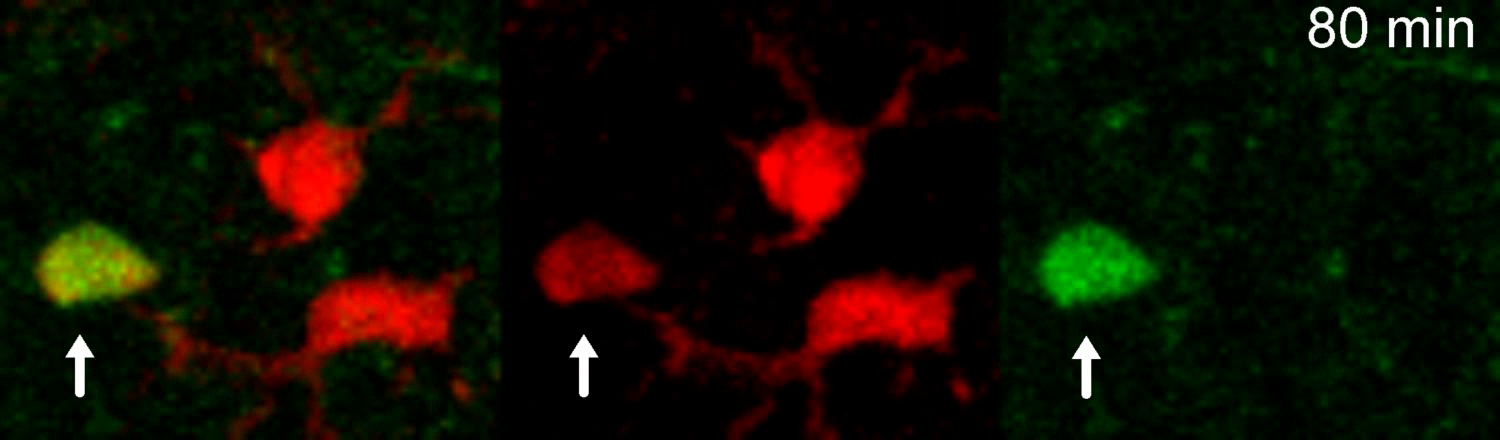
#> input picture frame 4 of NIHMS711755-supplement-Supplementary_Video_3.avi, 1500 x 440 px
$ jupyter execute ContornosVerde.ipynb
#> lines starting #> are read from the running program, lines starting #| are printed output that depends on the picture; after the words box and inside, x2 and y2 are one past the last pixel; in counts of white or black regions, pixels touching at a corner belong together
Cargar el video desde el Drive

[cell 1]
from google.colab import drive
from google.colab.patches import cv2_imshow
import numpy as np
import cv2

# Cargar el video desde el Drive
#drive.mount('/content/drive', force_remount=True)

[cell 2]
video = "https://github.com/FerneyOAmaya/Competencias-Digitales/raw/refs/heads/master/NIHMS711755-supplement-Supplementary_Video_3.avi"

cap = cv2.VideoCapture(video)

if not cap.isOpened():
    print("Error: No puede abir el video")

#Información del video
fps = cap.get(cv2.CAP_PROP_FPS)
width = int(cap.get(cv2.CAP_PROP_FRAME_WIDTH))
height = int(cap.get(cv2.CAP_PROP_FRAME_HEIGHT))
total_frames = int(cap.get(cv2.CAP_PROP_FRAME_COUNT))
print("Información del Video:")
print("  FPS:", fps)
print("  Resolución:", width, "x", height)
print("  Total Tramas:", total_frames)

#Seleccionar frame
frame_number = 4
cap.set(cv2.CAP_PROP_POS_FRAMES, frame_number)

#Leer frame
ret, frame = cap.read()
#> frame is the input picture: shape (440, 1500, 3); mean B, G, R 1.9, 12.7, 17.6

if ret:
  #Visualizar frame
  cv2_imshow(frame)
  cv2.destroyAllWindows()
else:
  print("Error: No puede leer el Frame")

[cell 3]
if ret:
  # Región de corte (x, y, width, height)
  x = 0  #Inicio x
  y = 0   #Inicio y
  w = 1300  #Ancho corte
  h = 330  #Alto corte

  #Recorte de la imagen
  cropped_frame = frame[y:y+h, x:x+w]
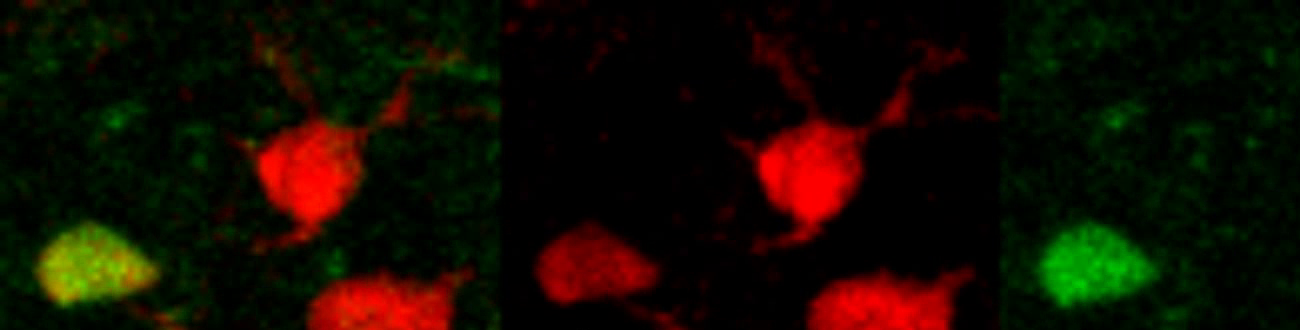
#> cropped_frame: shape (330, 1300, 3); mean B, G, R 0.3, 11.9, 20

  #Visualizar
  cv2_imshow(cropped_frame)
  cv2.destroyAllWindows()

  #Para salvar la imagen recortada:
  #cv2.imwrite("cropped_image.jpg", cropped_frame)

[cell 4]
if ret:
  #Convertir la imagen recortada a HSV
  hsv = cv2.cvtColor(cropped_frame, cv2.COLOR_BGR2HSV)
#> hsv: shape (330, 1300, 3); mean H, S, V 36.9, 201.2, 28.7

  #Definir el rango de color verde en HSV
  lower_green = np.array([40, 40, 40])
  upper_green = np.array([80, 255, 255])

  #Extrea la imagen con los tonos de color en el rango
  mask = cv2.inRange(hsv, lower_green, upper_green)
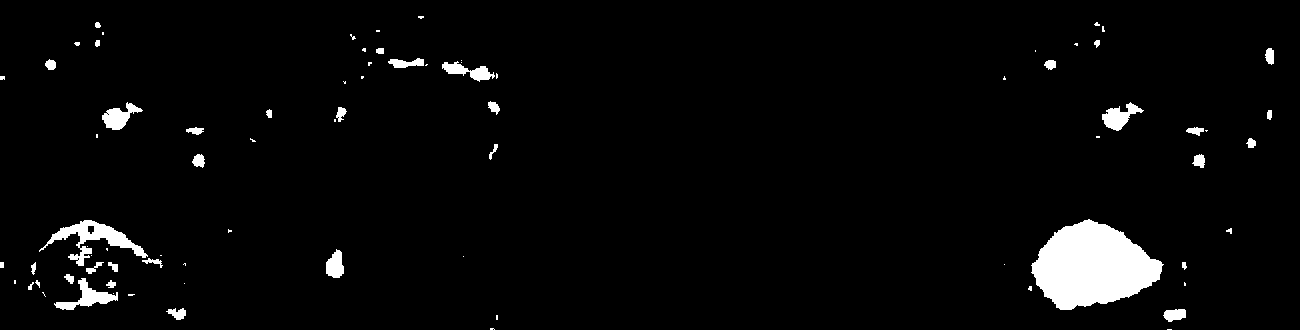
#> mask: shape (330, 1300); 3.4% white; 80 white regions (42 under 20 px)

  #Encuentra los contornos de la imagen
  contours, _ = cv2.findContours(mask, cv2.RETR_EXTERNAL, cv2.CHAIN_APPROX_SIMPLE)
#> contours = 80 contours, 47 with area under 20; largest, box (x1, y1, x2, y2) and area: (1031, 219, 1164, 310) 7784, (39, 220, 148, 266) 1316, (54, 278, 118, 310) 606, (1102, 102, 1144, 131) 500, (102, 102, 143, 130) 490

  #Dibuja los contornos en la imagen
  cv2.drawContours(cropped_frame, contours, -1, (0, 255, 0), 2)  # Green contours
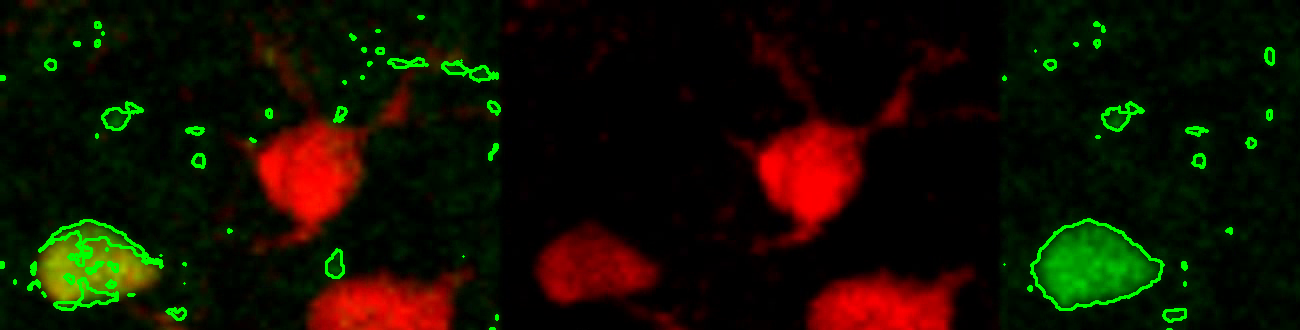
#> cropped_frame: shape (330, 1300, 3); 1.99% of pixels changed, all inside (x1, y1, x2, y2) = (0, 15, 1275, 330)

  #Muestra la imagen con los contornos
  cv2_imshow(cropped_frame)
  cv2.destroyAllWindows()

[cell 5]
#Ordena los contornos por área en orden descendente
contours = sorted(contours, key=cv2.contourArea, reverse=True)

#Encuentra los centroides de los 3 mayores contornos
centroids = []
for i in range(min(3, len(contours))):  #Procesa solo los 3 mayores contornos
    M = cv2.moments(contours[i])
    if M["m00"] != 0:
        cX = int(M["m10"] / M["m00"])
        cY = int(M["m01"] / M["m00"])
        centroids.append((cX, cY))
        #Dibuja un círculo rojo en el centroide
        cv2.circle(cropped_frame, (cX, cY), 5, (0, 0, 255), -1)
#> this loop made 3 passes
#> (cX, cY) on passes 1 to 3: (1092, 265), (94, 237), (87, 297)
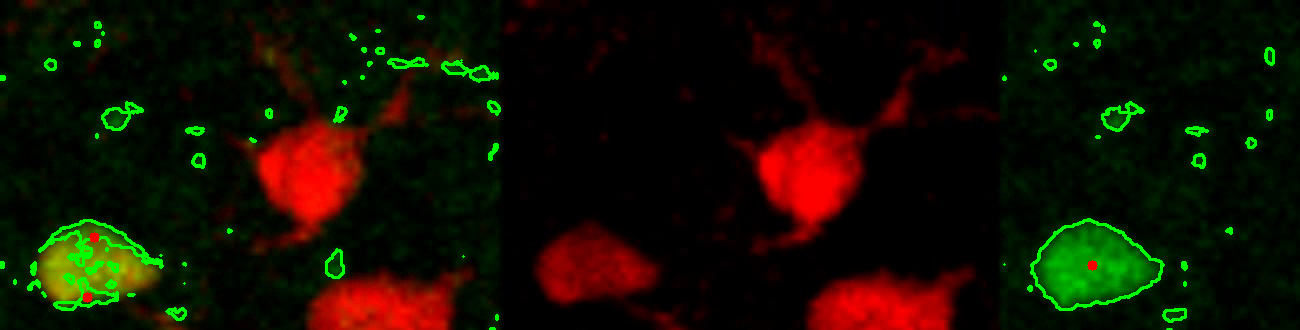
#> cropped_frame: shape (330, 1300, 3); 0.06% of pixels changed, all inside (x1, y1, x2, y2) = (82, 232, 1098, 303)
#> after the loop, centroids = [(1092, 265), (94, 237), (87, 297)]


#Muestra la imagen
cv2_imshow(cropped_frame)
cv2.destroyAllWindows()

#Imprime las coordenadas de los centroides
for i, centroid in enumerate(centroids):
    print(f"Centroid {i+1}: x={centroid[0]}, y={centroid[1]}")
#> this loop made 3 passes
#| Centroid 1: x=1092, y=265
#| Centroid 2: x=94, y=237
#| Centroid 3: x=87, y=297
